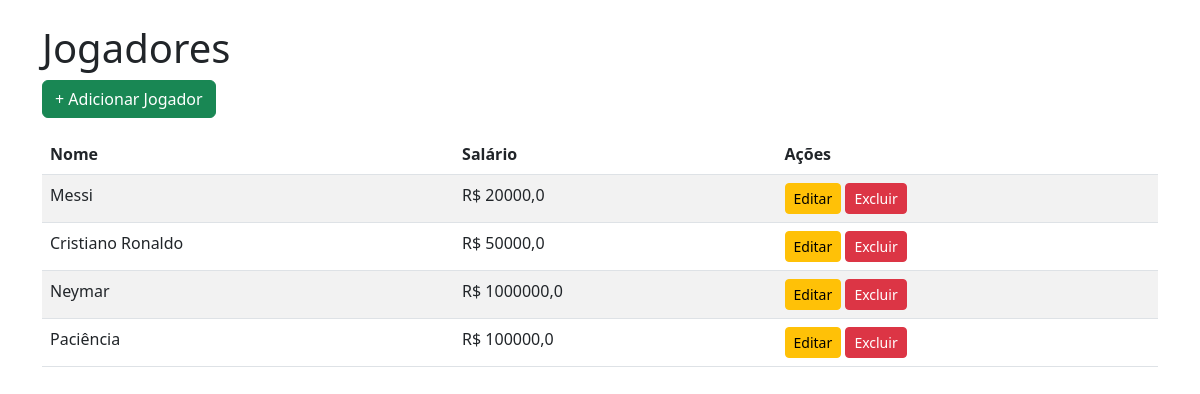
Screenshot of /jogadores/ with the database file from the repository.
### futebol/models.py (models this page shows, shortened)
class Jogador(models.Model):
    nome=models.CharField(max_length=50)
    salario_inicial = models.FloatField()
    CPF = models.CharField(max_length=100)

### futebol/views.py (the view)
# urls.py: path('', listar_jogadores, name='listar_jogadores'),
def listar_jogadores(request):
    jogadores = Jogador.objects.all()
    return render(request, 'jogadores/listar.html',{'jogadores': jogadores})

### futebol/templates/jogadores/listar.html (shortened to what this page needs)
<!DOCTYPE html>
<html>
<head>
    <link href="https://cdn.jsdelivr.net/npm/bootstrap@5.3.0/dist/css/bootstrap.min.css" rel="stylesheet">
</head>
<body class="container mt-4">
    <h1>Jogadores</h1>
    <a href="{% url 'adicionar_jogador' %}" class="btn btn-success mb-3">+ Adicionar Jogador</a>
    <table class="table table-striped">
        <thead>
            <tr>
                <th>Nome</th>
                <th>Salário</th>
                <th>Ações</th>
            </tr>
        </thead>
        <tbody>
            {% for jogador in jogadores %}
            <tr>
                <td>{{ jogador.nome }}</td>
                <td>R$ {{ jogador.salario_inicial }}</td>
                <td>
                    <a href="{% url 'editar_jogador' jogador.pk %}" class="btn btn-warning btn-sm">Editar</a>
                    <a href="{% url 'excluir_jogador' jogador.pk %}" class="btn btn-danger btn-sm">Excluir</a>
                </td>
            </tr>
            {% empty %}
            <tr><td colspan="3">Nenhum jogador cadastrado.</td></tr>
            {% endfor %}
        </tbody>
    </table>
</body>
</html>

### rows the page displays
Jogador: nome "Messi", salario_inicial "20000,0"
Jogador: nome "Cristiano Ronaldo", salario_inicial "50000,0"
Jogador: nome "Neymar", salario_inicial "1000000,0"
Jogador: nome "Paciência", salario_inicial "100000,0"
